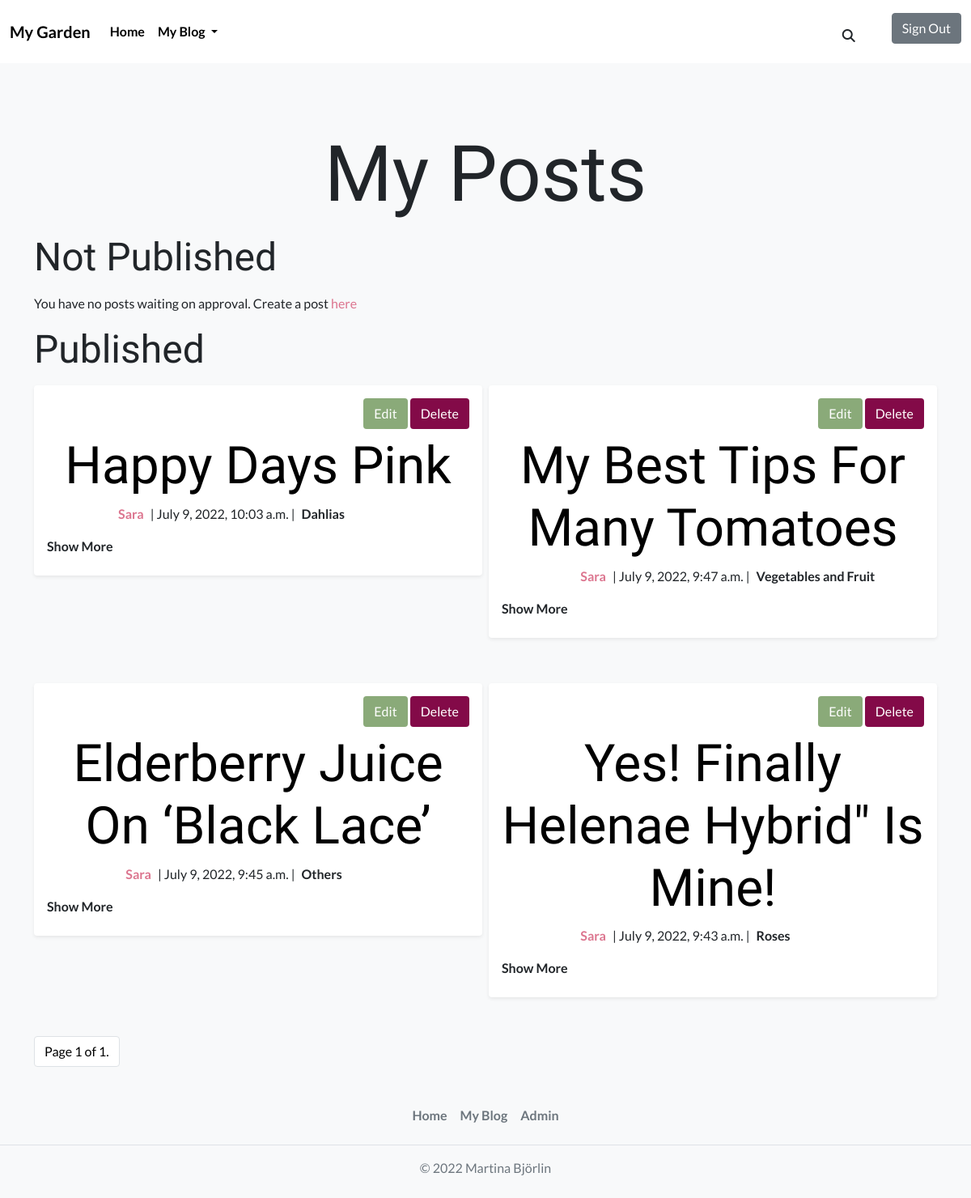
Screenshot of /myblog/posts/ (signed in) with the database file from the repository.
### blog_post/models.py (models this page shows, shortened)
class Post(models.Model):
    PUBLISH_STATUS = ((0, "Draft"), (1, "Publish"))
    title = models.CharField(max_length=100)
    slug = models.SlugField(max_length=200, unique=True)
    meta_description = models.CharField(max_length=150, blank=True)
    author = models.ForeignKey(
        User,
        on_delete=models.CASCADE,
        related_name="post_author",
    )
    category = models.ForeignKey(
        Category,
        on_delete=models.CASCADE,
        related_name="post_category",
    )
    created_on = models.DateTimeField(auto_now_add=True)
    updated_on = models.DateTimeField(auto_now=True)
    content = models.TextField()
    published = models.IntegerField(choices=PUBLISH_STATUS, default=0)
    publish_date = models.DateTimeField(blank=True, null=True)
    likes = models.ManyToManyField(
        Profile, related_name="post_likes", default=[0], blank=True
    )
    number_of_likes = models.BigIntegerField(default="0")
    liked = models.BooleanField(default=False)
    post_img = CloudinaryField("post_image", default="default_image")
    class Meta:
        ordering = ["-created_on"]

class Category(models.Model):
    name = models.CharField(
        max_length=50,
        unique=True,
        blank=False,
        null=False,
    )
    slug = models.SlugField(
        max_length=200,
        unique=True,
        blank=False,
        null=False,
    )
    category_img = CloudinaryField(
        "category_image",
        default="default_image",
    )
    class Meta:
        verbose_name_plural = "categories"
    def __str__(self):
        return f"{self.name}"

### blog/views.py (the view)
# urls.py: path("posts/", MyBlogPostList.as_view(), name="my_blog"),
class MyBlogPostList(ListView):
    model = Post
    template_name = "my_blog.html"
    paginate_by = 6
    def get_context_data(self, *args, **kwargs):
        context = super(MyBlogPostList, self).get_context_data(**kwargs)
        context["category"] = Category.objects.all()
        context["has_not_published_posts"] = Post.objects.filter(
            published=0).exists()
        context["has_published_posts"] = Post.objects.filter(
            published=1).exists()
        return context
    def get_queryset(self):
        all_published_posts = Post.objects.filter(
            author=self.request.user).order_by("-created_on")
        for post in all_published_posts:
            post.liked = False
            if post.likes.filter(id=self.request.user.profile.id).exists():
                post.liked = True
        queryset = all_published_posts
        return queryset

### blog/templates/my_blog.html (shortened to what this page needs)
{% extends 'base.html' %}
{% block content %}
<h1 class="my-posts-header mb-3">My Posts</h1>
<div class="row g-2">
   <h2 class="post-status-header">Not Published</h2>
   {% if has_not_published_posts %}
   {% for post in object_list %}
       {% if user.is_authenticated and user == post.author %}
           {% if post.published == 0%}
               {% include 'my_blog_post.html' %}
           {% endif %}
       {% endif %}
   {% endfor %}
   {% else %}
    <p>You have no posts waiting on approval. Create a post <a class="link-text" href="{% url 'create_post' %}">here</a></p>
   {% endif %}
</div>
<div class="row g-2">
   <h2 class="post-status-header">Published</h2>
   {% if has_published_posts %}
   {% for post in object_list %}
       {% if user.is_authenticated and user == post.author %}
           {% if post.published == 1 %}
               {% include 'my_blog_post.html' %}
           {% endif %}
       {% endif %}
   {% endfor %}
   {% else %}
      <p>You have no published posts. Create a post <a class="link-text" href="{% url 'create_post' %}">here</a></p>
   {% endif %}
</div>
{% include 'pagination.html' %}
{% endblock %}

### blog/templates/my_blog_post.html (shortened to what this page needs)
{% block content %}
<div class="col-lg-6 col-md-6 col-sm-12">
   <article class="mx-auto shadow-sm p-3 mb-5 bg-body rounded">
      <div class="row">
         <span class="text-end mb-2">
         {% if user.is_authenticated and user == post.author %}
         <a href="{% url 'update_post' post.slug %}" class="btn btn-edit">Edit</a>
         <a href="{% url 'delete_post' post.slug %}" class="btn btn-delete">Delete</a>
         {% endif %}
         </span>
         <span class="text-center">
            {% if post.published == 1 %}
            <a href="{% url 'blog_post' post.slug %}" class="blog-post-header">
               <h1 class="display-3 text-capitalize blog-post-header">{{post.title}}</h1>
            </a>
            {% else %}
               <h1 class="display-3 text-capitalize blog-post-header">{{post.title}}</h1>
            {% endif %}
         </span>
      </div>
      <div class="row">
         <div class="col-lg-7 col-md-12 col-sm-12 g-0">
            <p class="text-center text-lg-end"><span class="fw-bold post-author m-2">{{post.author}}</span>| {{post.created_on}} |</p>
         </div>
         <div class="col-lg-5 col-md-12 col-sm-12 g-0">
            <p class="text-center text-lg-start text-md-center text-sm-center fw-bold"><span class="m-2">{{post.category}}</span></p>
         </div>
      </div>
      <details class="post-details">
         <summary class="post-detail-summary mb-2">Show More</summary>
   </article>
</div>
{% endblock %}

### static/css/style.css (style rules this page uses)
h1 { font-family: 'Amatic SC', cursive; font-size: 6rem; }
h2 { font-family: 'Amatic SC', cursive; }
body { font-family: 'Lato', sans-serif; }
a { text-decoration: none; text-align: center; color: black; }
.blog-post-header { display: inline-block; }
.post-author { color: #dc758f; }
.btn-delete { background-color: #830a48; color: white; }
.btn-edit { background-color: #8aaa79; color: white; }
.link-text { color: #dc758f; }
.post-detail-summary { list-style: none; }
.my-posts-header { text-align: center; }
.post-detail-summary { font-weight: bold; }
.post-status-header { font-size: 3rem; }
.post-author { text-align: center; }

### rows the page displays
Post: shows "Edit", title "Happy Days Pink", author "Sara", created_on "July 9, 2022, 10:03 a.m.", category "Dahlias"
Post: shows "Edit", title "My Best Tips For Many Tomatoes", author "Sara", created_on "July 9, 2022, 9:47 a.m.", category "Vegetables and Fruit"
Post: shows "Edit", title "Elderberry Juice On ‘Black Lace’", author "Sara", created_on "July 9, 2022, 9:45 a.m.", category "Others"
Post: shows "Edit", title "Yes! Finally Helenae Hybrid\" Is Mine!", author "Sara", created_on "July 9, 2022, 9:43 a.m.", category "Roses"

### other values shown
{{ page_obj.number }} "1"
{{ page_obj.paginator.num_pages }} "1"
